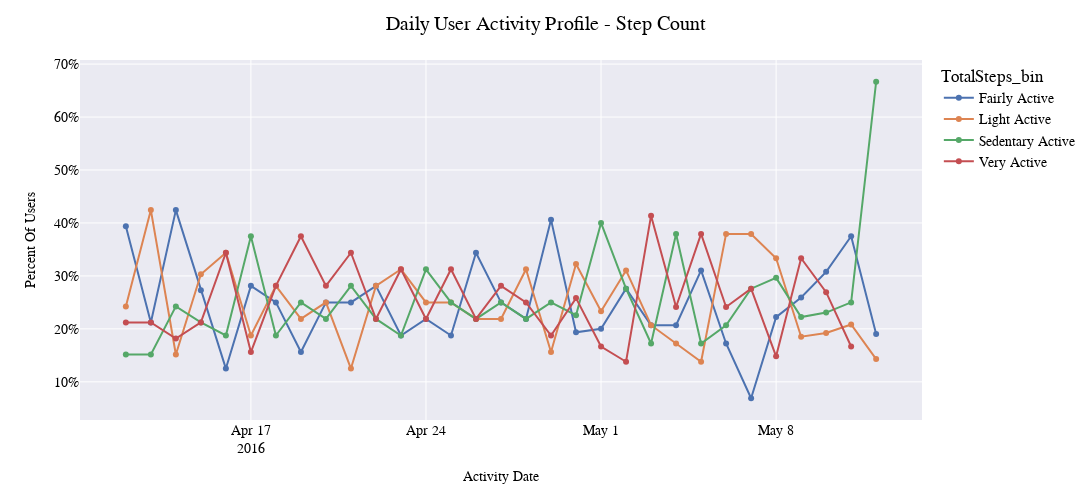

Notebook code cell kept with this figure:
### Code cell
# Line plot
plotly_template = "seaborn"
title_text, x_axis_text, y_axis_text = "Daily User Activity Profile - Step Count", "Activity Date", "Percent Of Users"
width_text, height_text = 1200, 500
font_text, font_size_text, font_color_text = "Times New Roman", 14, "black"

fig = px.line(df_q3, x="ActivityDate", y="PercentOfUsers", color = "TotalSteps_bin", markers=True, width=width_text, height=height_text, template=plotly_template)
fig.update_layout(title=title_text, xaxis_title=x_axis_text, yaxis_title=y_axis_text, font=dict(family=font_text, size=font_size_text, color=font_color_text), legend_orientation="v")
fig.update_xaxes(title_font=dict(size=font_size_text, family=font_text, color=font_color_text))
fig.update_yaxes(title_font=dict(size=font_size_text, family=font_text, color=font_color_text))
fig.layout.yaxis.tickformat = ',.0%' 
fig.show();

### Figure 1 — Plotly figure (JSON) as saved in the notebook; plotly's stock layout.template omitted (floating-point values rounded to 4 significant figures)
{"data": [{"hovertemplate": "TotalSteps_bin=Fairly Active<br>ActivityDate=%{x}<br>PercentOfUsers=%{y}<extra></extra>", "legendgroup": "Fairly Active", "line": {"color": "rgb(76,114,176)", "dash": "solid"}, "marker": {"symbol": "circle"}, "mode": "lines+markers", "name": "Fairly Active", "orientation": "v", "showlegend": true, "type": "scatter", "x": ["2016-04-12T00:00:00", "2016-04-13T00:00:00", "2016-04-14T00:00:00", "2016-04-15T00:00:00", "2016-04-16T00:00:00", "2016-04-17T00:00:00", "2016-04-18T00:00:00", "2016-04-19T00:00:00", "2016-04-20T00:00:00", "2016-04-21T00:00:00", "2016-04-22T00:00:00", "2016-04-23T00:00:00", "2016-04-24T00:00:00", "2016-04-25T00:00:00", "2016-04-26T00:00:00", "2016-04-27T00:00:00", "2016-04-28T00:00:00", "2016-04-29T00:00:00", "2016-04-30T00:00:00", "2016-05-01T00:00:00", "2016-05-02T00:00:00", "2016-05-03T00:00:00", "2016-05-04T00:00:00", "2016-05-05T00:00:00", "2016-05-06T00:00:00", "2016-05-07T00:00:00", "2016-05-08T00:00:00", "2016-05-09T00:00:00", "2016-05-10T00:00:00", "2016-05-11T00:00:00", "2016-05-12T00:00:00"], "xaxis": "x", "y": [0.3939, 0.2121, 0.4242, 0.2727, 0.125, 0.2812, 0.25, 0.1562, 0.25, 0.25, 0.2812, 0.1875, 0.2188, 0.1875, 0.3438, 0.25, 0.2188, 0.4062, 0.1935, 0.2, 0.2759, 0.2069, 0.2069, 0.3103, 0.1724, 0.06897, 0.2222, 0.2593, 0.3077, 0.375, 0.1905], "yaxis": "y"}, {"hovertemplate": "TotalSteps_bin=Light Active<br>ActivityDate=%{x}<br>PercentOfUsers=%{y}<extra></extra>", "legendgroup": "Light Active", "line": {"color": "rgb(221,132,82)", "dash": "solid"}, "marker": {"symbol": "circle"}, "mode": "lines+markers", "name": "Light Active", "orientation": "v", "showlegend": true, "type": "scatter", "x": ["2016-04-12T00:00:00", "2016-04-13T00:00:00", "2016-04-14T00:00:00", "2016-04-15T00:00:00", "2016-04-16T00:00:00", "2016-04-17T00:00:00", "2016-04-18T00:00:00", "2016-04-19T00:00:00", "2016-04-20T00:00:00", "2016-04-21T00:00:00", "2016-04-22T00:00:00", "2016-04-23T00:00:00", "2016-04-24T00:00:00", "2016-04-25T00:00:00", "2016-04-26T00:00:00", "2016-04-27T00:00:00", "2016-04-28T00:00:00", "2016-04-29T00:00:00", "2016-04-30T00:00:00", "2016-05-01T00:00:00", "2016-05-02T00:00:00", "2016-05-03T00:00:00", "2016-05-04T00:00:00", "2016-05-05T00:00:00", "2016-05-06T00:00:00", "2016-05-07T00:00:00", "2016-05-08T00:00:00", "2016-05-09T00:00:00", "2016-05-10T00:00:00", "2016-05-11T00:00:00", "2016-05-12T00:00:00"], "xaxis": "x", "y": [0.2424, 0.4242, 0.1515, 0.303, 0.3438, 0.1875, 0.2812, 0.2188, 0.25, 0.125, 0.2812, 0.3125, 0.25, 0.25, 0.2188, 0.2188, 0.3125, 0.1562, 0.3226, 0.2333, 0.3103, 0.2069, 0.1724, 0.1379, 0.3793, 0.3793, 0.3333, 0.1852, 0.1923, 0.2083, 0.1429], "yaxis": "y"}, {"hovertemplate": "TotalSteps_bin=Sedentary Active<br>ActivityDate=%{x}<br>PercentOfUsers=%{y}<extra></extra>", "legendgroup": "Sedentary Active", "line": {"color": "rgb(85,168,104)", "dash": "solid"}, "marker": {"symbol": "circle"}, "mode": "lines+markers", "name": "Sedentary Active", "orientation": "v", "showlegend": true, "type": "scatter", "x": ["2016-04-12T00:00:00", "2016-04-13T00:00:00", "2016-04-14T00:00:00", "2016-04-15T00:00:00", "2016-04-16T00:00:00", "2016-04-17T00:00:00", "2016-04-18T00:00:00", "2016-04-19T00:00:00", "2016-04-20T00:00:00", "2016-04-21T00:00:00", "2016-04-22T00:00:00", "2016-04-23T00:00:00", "2016-04-24T00:00:00", "2016-04-25T00:00:00", "2016-04-26T00:00:00", "2016-04-27T00:00:00", "2016-04-28T00:00:00", "2016-04-29T00:00:00", "2016-04-30T00:00:00", "2016-05-01T00:00:00", "2016-05-02T00:00:00", "2016-05-03T00:00:00", "2016-05-04T00:00:00", "2016-05-05T00:00:00", "2016-05-06T00:00:00", "2016-05-07T00:00:00", "2016-05-08T00:00:00", "2016-05-09T00:00:00", "2016-05-10T00:00:00", "2016-05-11T00:00:00", "2016-05-12T00:00:00"], "xaxis": "x", "y": [0.1515, 0.1515, 0.2424, 0.2121, 0.1875, 0.375, 0.1875, 0.25, 0.2188, 0.2812, 0.2188, 0.1875, 0.3125, 0.25, 0.2188, 0.25, 0.2188, 0.25, 0.2258, 0.4, 0.2759, 0.1724, 0.3793, 0.1724, 0.2069, 0.2759, 0.2963, 0.2222, 0.2308, 0.25, 0.6667], "yaxis": "y"}, {"hovertemplate": "TotalSteps_bin=Very Active<br>ActivityDate=%{x}<br>PercentOfUsers=%{y}<extra></extra>", "legendgroup": "Very Active", "line": {"color": "rgb(196,78,82)", "dash": "solid"}, "marker": {"symbol": "circle"}, "mode": "lines+markers", "name": "Very Active", "orientation": "v", "showlegend": true, "type": "scatter", "x": ["2016-04-12T00:00:00", "2016-04-13T00:00:00", "2016-04-14T00:00:00", "2016-04-15T00:00:00", "2016-04-16T00:00:00", "2016-04-17T00:00:00", "2016-04-18T00:00:00", "2016-04-19T00:00:00", "2016-04-20T00:00:00", "2016-04-21T00:00:00", "2016-04-22T00:00:00", "2016-04-23T00:00:00", "2016-04-24T00:00:00", "2016-04-25T00:00:00", "2016-04-26T00:00:00", "2016-04-27T00:00:00", "2016-04-28T00:00:00", "2016-04-29T00:00:00", "2016-04-30T00:00:00", "2016-05-01T00:00:00", "2016-05-02T00:00:00", "2016-05-03T00:00:00", "2016-05-04T00:00:00", "2016-05-05T00:00:00", "2016-05-06T00:00:00", "2016-05-07T00:00:00", "2016-05-08T00:00:00", "2016-05-09T00:00:00", "2016-05-10T00:00:00", "2016-05-11T00:00:00"], "xaxis": "x", "y": [0.2121, 0.2121, 0.1818, 0.2121, 0.3438, 0.1562, 0.2812, 0.375, 0.2812, 0.3438, 0.2188, 0.3125, 0.2188, 0.3125, 0.2188, 0.2812, 0.25, 0.1875, 0.2581, 0.1667, 0.1379, 0.4138, 0.2414, 0.3793, 0.2414, 0.2759, 0.1481, 0.3333, 0.2692, 0.1667], "yaxis": "y"}], "layout": {"font": {"color": "black", "family": "Times New Roman", "size": 14}, "height": 500, "legend": {"orientation": "v", "title": {"text": "TotalSteps_bin"}, "tracegroupgap": 0}, "margin": {"t": 60}, "title": {"text": "Daily User Activity Profile - Step Count"}, "width": 1200, "xaxis": {"anchor": "y", "domain": [0, 1], "title": {"font": {"color": "black", "family": "Times New Roman", "size": 14}, "text": "Activity Date"}}, "yaxis": {"anchor": "x", "domain": [0, 1], "tickformat": ",.0%", "title": {"font": {"color": "black", "family": "Times New Roman", "size": 14}, "text": "Percent Of Users"}}}}
